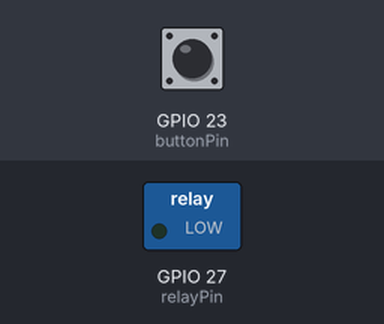
Bench run of a sketch on a simulated ESP32. On the bench: switched loads named in the sketch (green lamp = pin HIGH). Dashed ring = blinking. Inputs (shaded band) come from the test bench; at power-on: GPIO 23 (buttonPin) HIGH.

Above: at 1.2 s.
1.3 s: GPIO 23 (buttonPin) pulled LOW for 3.2 s
At 1.9 s:
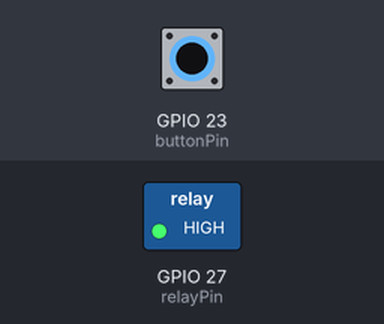
Timing chart, 0 to 7.0 s (numbered marks = the images above; inputs shaded):
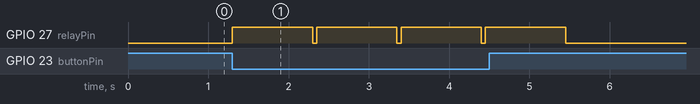

The sketch:

squid-game-floor-reset.ino
```cpp
const int buttonPin = 23; // Pin connected to the button
const int relayPin = 27;  // Pin connected to the relay

void setup()
{
    pinMode(buttonPin, INPUT_PULLUP); // Set button pin as input with internal pull-up resistor
    pinMode(relayPin, OUTPUT);        // Set relay pin as output
    digitalWrite(relayPin, LOW);      // Ensure relay is off at start
}

void loop()
{
    if (digitalRead(buttonPin) == LOW)
    {                                 // Check if button is pressed (LOW due to pull-up)
        digitalWrite(relayPin, HIGH); // Activate relay
        delay(1000);                  // Keep relay on for 1 second
        digitalWrite(relayPin, LOW);  // Deactivate relay
        delay(50);                    // Small debounce delay to avoid multiple triggers
    }
}
```

Measured:
- after the input at 1.3 s, GPIO 27 (relayPin): alternates HIGH for 1.0 s and LOW for 0.05 s, 8 changes in all, then stays LOW, starting at once
